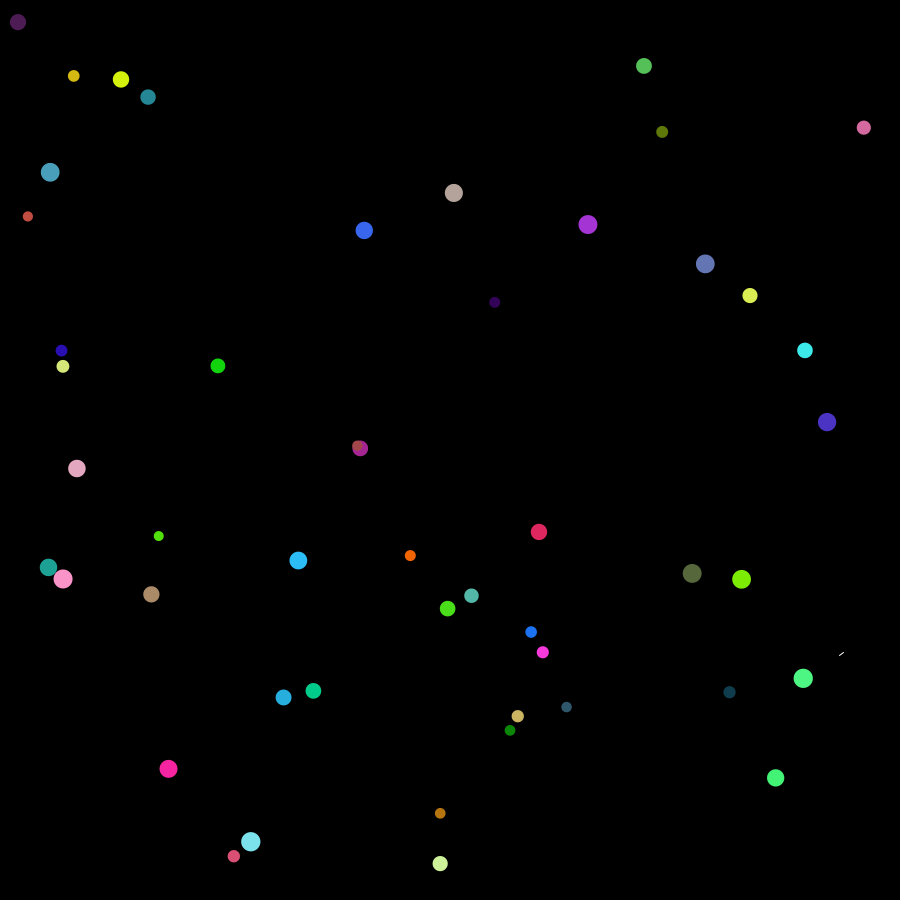
Frame 1 (no input)
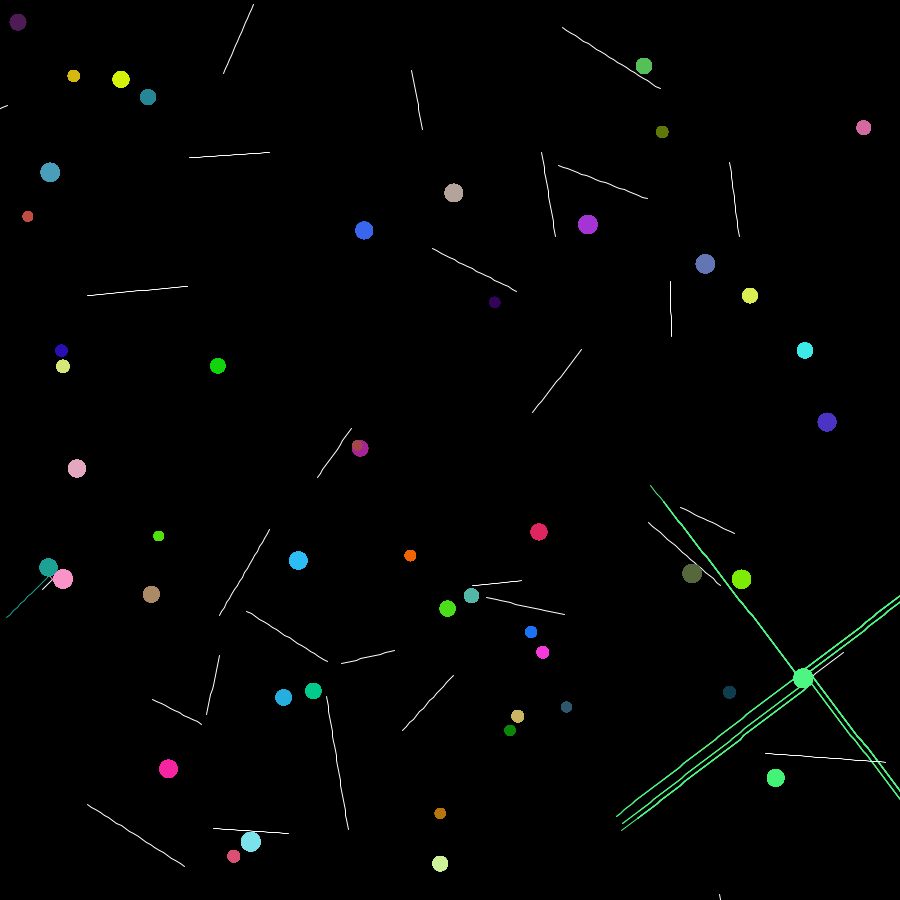
Frame 60 (the mouse pressed at the canvas centre just before this capture)
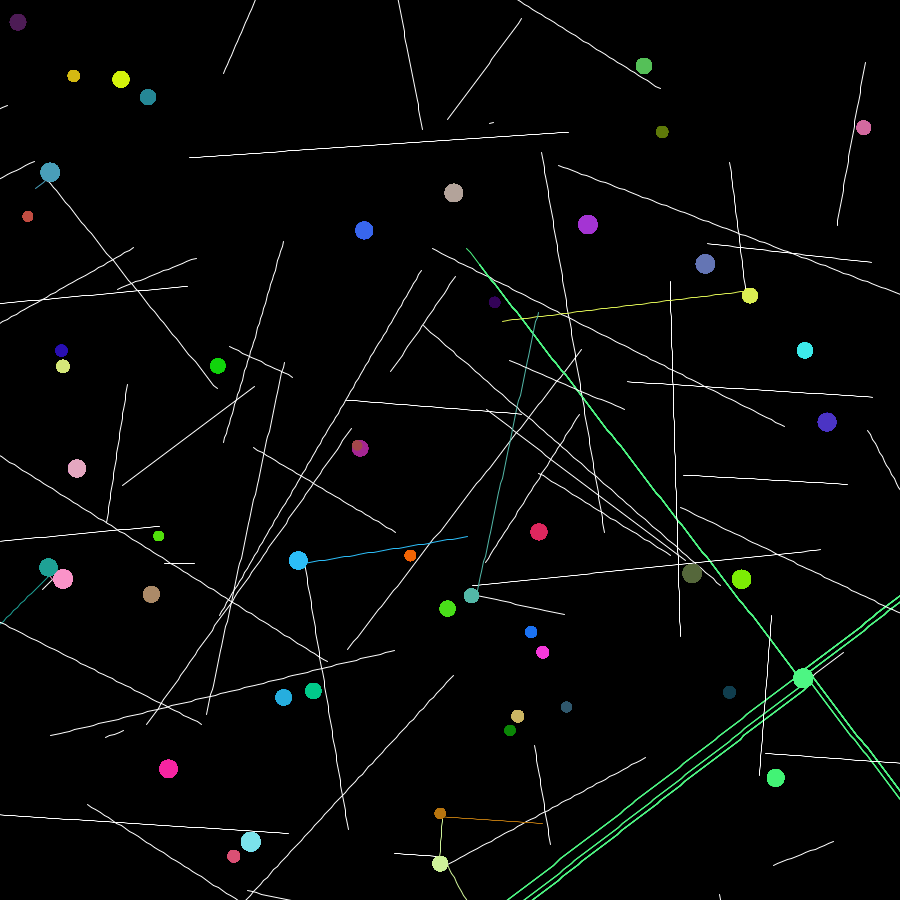
Frame 120 (the mouse held since frame 60 and released just before this capture)

The Processing sketch that drew these frames (run headless with seeded random() and noise(); from frame 60 on, the mouse is pressed at the canvas centre):

// Processing sketch: twink
// ── twink.pde
ArrayList<Linea> lineas; // Lista para gestionar múltiples líneas
ArrayList<Ellipse> elipses; // Lista para gestionar las elipses
int maxLineas = 50; // Limitar el número máximo de líneas activas

void setup() {
  size(900, 900);  // Define el tamaño de la ventana
  background(0);   // Fondo negro inicial
  
  int numPuntos = int(random(30, 60)); // Reduce el número de puntos para mejorar el rendimiento

  elipses = new ArrayList<Ellipse>();
  for (int i = 0; i < numPuntos; i++) {
    float x = random(width);  // Genera una coordenada x aleatoria
    float y = random(height); // Genera una coordenada y aleatoria
    float size = random(10, 20); // Tamaño aleatorio para las elipses entre 10 y 20 píxeles
    color col = color(random(255), random(255), random(255)); // Color aleatorio para la elipse
    elipses.add(new Ellipse(x, y, size, col)); // Añade la elipse a la lista
  }
  
  lineas = new ArrayList<Linea>();
  lineas.add(new Linea(random(width), random(height), random(TWO_PI), color(255))); // Inicializa la primera línea con color blanco
}

void draw() {
  for (Ellipse e : elipses) {
    e.display();
  }
  
  for (int i = lineas.size() - 1; i >= 0; i--) {
    Linea l = lineas.get(i);
    l.update();
    l.display();
    
    if (l.isOffScreen()) {
      lineas.remove(i);
      if (lineas.size() < maxLineas) { // Limita el número de líneas activas para mejorar el rendimiento
        lineas.add(new Linea(random(width), random(height), random(TWO_PI), color(255))); // Genera una nueva línea si toca el borde
      }
    } else {
      for (Ellipse e : elipses) {
        if (e.contains(l.x, l.y)) {
          color newColor = e.col; // Cambia el color de la línea al color del punto
          if (lineas.size() < maxLineas) { // Limita el número de líneas activas para mejorar el rendimiento
            lineas.add(new Linea(l.x, l.y, l.angle + HALF_PI, newColor)); // Nueva línea perpendicular
            lineas.add(new Linea(l.x, l.y, l.angle - HALF_PI, newColor)); // Nueva línea perpendicular en la otra dirección
          }
          lineas.remove(i); // Elimina la línea original
          break;
        }
      }
    }
  }
}

class Linea {
  float x, y;
  float angle;
  float step = 5;
  color col; // Color de la línea
  
  Linea(float x, float y, float angle, color col) {
    this.x = x;
    this.y = y;
    this.angle = angle;
    this.col = col;
  }
  
  void update() {
    float xPrev = x;
    float yPrev = y;
    x += cos(angle) * step;
    y += sin(angle) * step;
  }
  
  void display() {
    stroke(col); // Color de la línea
    line(x, y, x - cos(angle) * step, y - sin(angle) * step);
  }
  
  boolean isOffScreen() {
    return (x < 0 || x > width || y < 0 || y > height);
  }
}

class Ellipse {
  float x, y, size;
  color col; // Color de la elipse
  
  Ellipse(float x, float y, float size, color col) {
    this.x = x;
    this.y = y;
    this.size = size;
    this.col = col;
  }
  
  void display() {
    fill(col); // Color de las elipses
    noStroke(); // Sin borde
    ellipse(x, y, size, size);
  }
  
  boolean contains(float px, float py) {
    float dx = px - x;
    float dy = py - y;
    return sqrt(dx*dx + dy*dy) < size / 2;
  }
}
